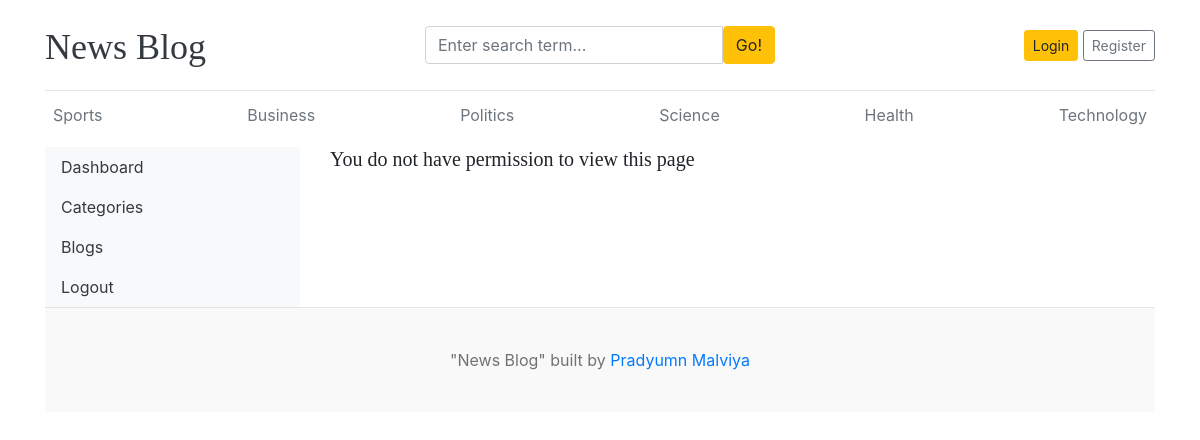
The page /dashboard/users/ on the database its author committed.
### blog_app/models.py (models this page shows, shortened)
class Category(models.Model):
    category_name = models.CharField(max_length=100, unique = True)
    created_at = models.DateTimeField(auto_now_add=True)
    updated_at = models.DateTimeField(auto_now = True)
    class Meta:
        verbose_name_plural = 'categories'

### dashboard/views.py (the view)
# urls.py: path("users/", views.users, name = 'users'),
def users(request):
    users = User.objects.all()
    context = {
        "users" : users
    }
    return render(request, "Dashboard/users.html", context )

### blog_app/context_processors.py (called while the page is built)
def get_category(request):
    categories = Category.objects.all()
    return dict(categories = categories)

def get_social_link(request):
    social_link = Social_link.objects.all()
    return dict(social_link = social_link)

### templates/Dashboard/users.html
{% extends 'base.html' %}
{% block content %}
<div class = "row">
{% include 'dashboard/sidebar.html' %}
    <div class = "col-md-9">
      {% if perms.auth.view_user %}
        <h2>All Users</h2>
        <a href = "{% url 'add_users' %}" class = "btn btn-dark text-light float-right mb-3">Add New</a>
        <table class="table table-hover">
            <thead>
              <tr>
                <th scope="col">#</th>
                <th scope="col">Full Name</th>
                <th scope="col">Username</th>
                <th scope="col">Email</th>
                <th scope="col">Active</th>
                <th scope="col">Staff</th>
                <th scope="col">Superuser</th>
                <th scope="col">Action</th>
              </tr>
            </thead>
            <tbody>
            {% for i in users %}
              <tr>
                <th scope="row">{{ forloop.counter }}</th>
                <td>{{ i.first_name }} {{ i.last_name }}</td>
                <td>{{ i.username }}</td>
                <td>{{ i.email }}</td>
                <td>{%if i.is_active %}<i class = "fa fa-check text-success"></i>{% else %}<i class = "fa fa-times text-danger"></i>{% endif %}</td>
                <td>{%if i.is_staff %}<i class = "fa fa-check text-success"></i>{% else %}<i class = "fa fa-times text-danger"></i>{% endif %}</td>
                <td>{%if i.is_superuser %}<i class = "fa fa-check text-success"></i>{% else %}<i class = "fa fa-times text-danger"></i>{% endif %}</td>
                <td><a href = "{% url 'edit_users' i.id %}" ><i class = "fa fa-edit text-success"></i></a>
                    &nbsp;
                    <a href = "{% url 'delete_users' i.id %}" ><i class = "fa fa-trash text-danger"></i></a>
                </td>
              </tr>
              {% endfor %}
            </tbody>
          </table>
          {% else %}
          <h5>You do not have permission to view this page</h5>
          {% endif %}
    </div>
</div>
{% endblock %}

### templates/base.html (shortened to what this page needs)
{% load static %}
<!DOCTYPE html>
<html lang="en">
<head>
    <link href="https://getbootstrap.com/docs/4.0/dist/css/bootstrap.min.css" rel="stylesheet">
    <link href="{% static 'css/blog.css' %}" rel="stylesheet">
    <link rel="stylesheet" href="https://cdnjs.cloudflare.com/ajax/libs/font-awesome/4.7.0/css/font-awesome.min.css">
  </head>
<body>
    <div class="container">
        <header class="blog-header py-3">
          <div class="row flex-nowrap justify-content-between align-items-center">
            <div class="col-4 pt-1">
              <a class="blog-header-logo text-dark" href="/">News Blog</a>
            </div>
                <div class="col-4">
                    <form action="{% url 'search' %}" method = "GET">
                    <div class="input-group">
                        <input class="form-control" type="text" name = "keyword" value = "{{ keyword }}" placeholder="Enter search term..." aria-label="Enter search term..." aria-describedby="button-search" />
                        <button type = "submit" class="btn btn-warning" id="button-search" type="button">Go!</button>
                    </div>
                    </form>
                </div>
            <div class="col-4 d-flex justify-content-end align-items-center">
              {% if not user.is_authenticated %}
              <a class="btn btn-sm btn-warning" href="{% url 'login' %}">Login</a> &nbsp;
              <a class="btn btn-sm btn-outline-secondary" href="{% url 'register' %}">Register</a>
              {% else %}
              <a class="btn btn-sm btn-warning" href="{% url 'dashboard' %}">Dashboard</a> &nbsp;
              <a class="btn btn-sm btn-warning" href="{% url 'logout' %}">Logout</a> &nbsp;
              {% endif %}
            </div>
          </div>
        </header>
        <div class="nav-scroller py-1 mb-2">
          <nav class="nav d-flex justify-content-between">
            {% for cat in categories %}
            <a class="p-2 text-muted" href="{% url 'posts_by_category' cat.id %}">{{ cat.category_name }}</a>
            {% endfor %}
          </nav>
        </div>
    {% block content %}
    {% endblock %}
    <footer class="blog-footer">
       <p>"News Blog" built by <a href="#">Pradyumn Malviya</a></p>
    </footer>
</body>
</html>

### blogsproject/static/css/blog.css (style rules this page uses)
.blog-header { border-bottom: 1px solid #e5e5e5; }
.blog-header-logo { font-family: "Playfair Display", Georgia, "Times New Roman", serif; font-size: 2.25rem; }
h1, h2, h3, h4, h5, h6 { font-family: "Playfair Display", Georgia, "Times New Roman", serif; }
.blog-footer { padding: 2.5rem 0; color: #727272; text-align: center; background-color: #f9f9f9; border-top: .05rem solid #e5e5e5; }
.blog-footer p:last-child { margin-bottom: 0; }

### rows shown on the page
Category: category_name "Sports"
Category: category_name "Business"
Category: category_name "Politics"
Category: category_name "Science"
Category: category_name "Health"
Category: category_name "Technology"
